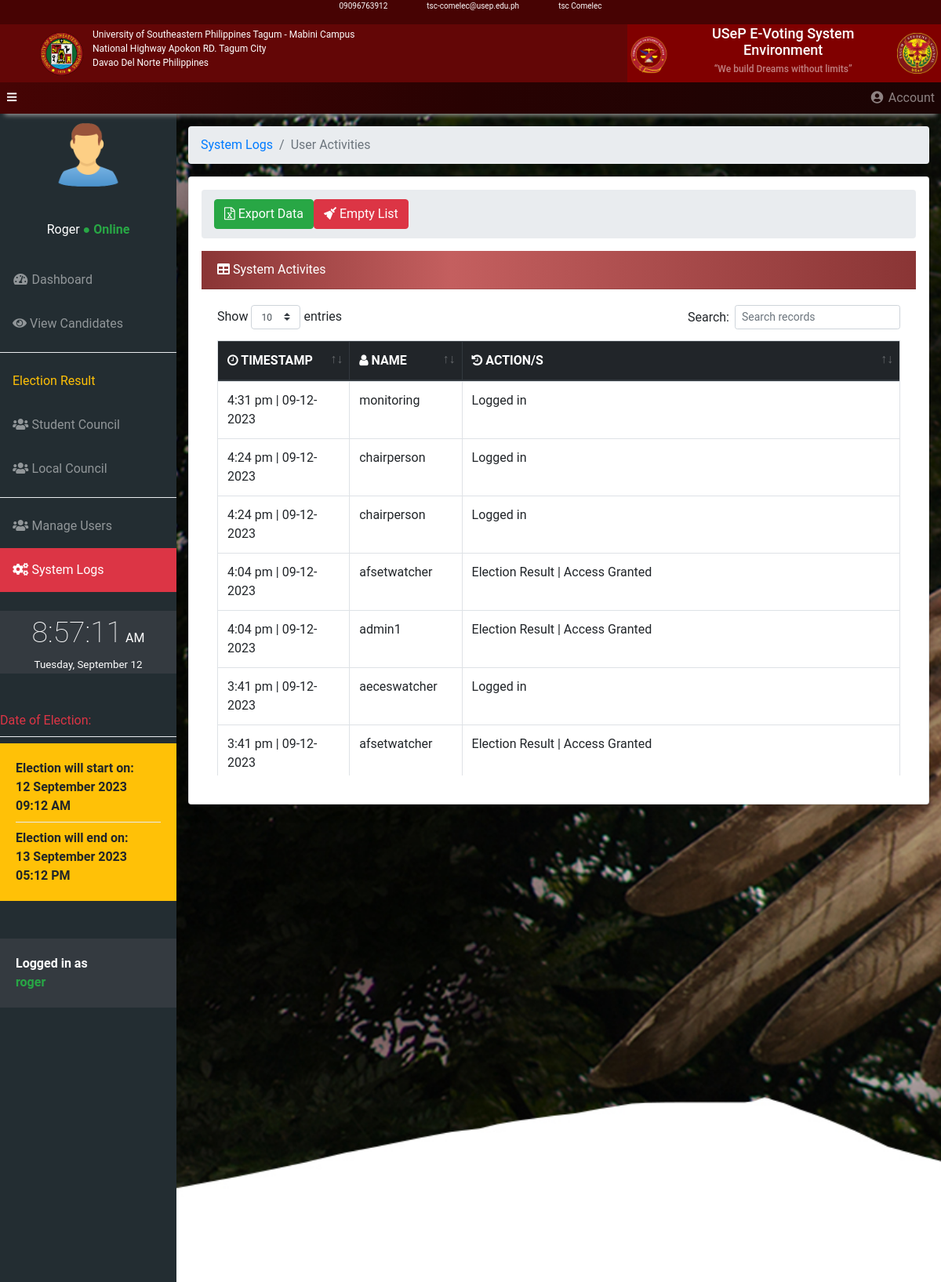
The app's page /central-admin/central_admin_system_logs.php (signed in) with its own data.
### tables this page shows
CREATE TABLE IF NOT EXISTS `tbelectiondate` (
  `id` int UNSIGNED NOT NULL AUTO_INCREMENT,
  `start_date` varchar(50) NOT NULL,
  `end_date` varchar(50) NOT NULL,
  `start_time` varchar(50) NOT NULL,
  `end_time` varchar(50) NOT NULL,
  PRIMARY KEY (`id`)
);

CREATE TABLE IF NOT EXISTS `tb_admin_action_logs` (
  `admin_log_id` int UNSIGNED NOT NULL AUTO_INCREMENT,
  `admin_id` int NOT NULL,
  `action` varchar(150) NOT NULL,
  `log_action_date` datetime NOT NULL,
  PRIMARY KEY (`admin_log_id`),
  KEY `admin_log_FK` (`admin_id`)
);

### src/includes/central_admin_system_logs_add.php (called while the page is built, shortened)
<?php
  $conn = new mysqli(DB_HOST,DB_USER,DB_PASS,DB_NAME);
  $query  = "SELECT * FROM tbelectiondate";
  $dates = array();
  $result = mysqli_query($conn,$query);
  while ($row = mysqli_fetch_assoc($result)) {
    $dates[] = $row;
  }
?>
<?php
  $conn = new mysqli(DB_HOST,DB_USER,DB_PASS,DB_NAME);
  $query  = "SELECT *,tbadmin.username FROM tb_admin_action_logs
INNER JOIN tbadmin on tb_admin_action_logs.admin_id
WHERE tb_admin_action_logs.admin_id = tbadmin.admin_id
ORDER BY log_action_date DESC";
  $logs = array();
  $result = mysqli_query($conn,$query);
  while ($row = mysqli_fetch_assoc($result)) {
    $logs[] = $row;
  }
?>

### src/central-admin/central_admin_system_logs.php (the view, shortened to what this page needs)
<?php
include '../includes/central_admin_system_logs_add.php';
?>
<!DOCTYPE html>
<html lang="en">
  <head>
    <link href="../vendor/bootstrap/css/bootstrap.min.css" rel="stylesheet">
    <link href="../vendor/fontawesome-free/css/all.min.css" rel="stylesheet" type="text/css">
    <link href="../vendor/datatables/dataTables.bootstrap4.css" rel="stylesheet">
    <link href="../css/sb-admin.css" rel="stylesheet">
    <link href="https://cdnjs.cloudflare.com/ajax/libs/font-awesome/4.3.0/css/font-awesome.css" rel="stylesheet"  type='text/css'>
    <link rel="stylesheet" href="../css/toastr.css">
    <link rel="stylesheet" href="../css/time.css">
      <link rel="stylesheet" href="../headerStyle.css">
  </head>
  <body id="page-top" onload = "fetchTime()">
  <div class="header container-fluid d-flex justify-content-center">
      <div class="d-flex text-white">
          <p>09096763912</p>
          <p class="center-Text">tsc-comelec@usep.edu.ph</p>
          <p>tsc Comelec</p>
      </div>
  </div>
  <div class="main-header container-fluid">
      <div class="row header-main">
          <div class="col-md-8 px-5  text-white d-flex align-content-center align-items-center ">
              <img class="img_logo img-fluid d-none d-md-block" id="logo" src="../img/usep_logo.png" alt="">
              <p class="pt-1 d-none d-md-block">University of Southeastern Philippines Tagum - Mabini Campus <br> National Highway Apokon RD. Tagum City <br>Davao Del Norte Philippines</p>
          </div>
          <div class="col-md-4 p-0 text-white d-flex justify-content-center align-items-center text-center" style="background-color: maroon;">
              <img id="logo" class="img_logo p-1 img-fluid" src="../img/comelec_logo.png" alt="">
              <p class="h1" style="font-size: 18px;margin-right: 10px;">USeP E-Voting System Environment  <br><q class="h6 text-white-50" style="font-size: 12px;">We build Dreams without limits</q></p>
              <img class="img_logo p-1" src="../img/tsc_logo.png" alt="">
          </div>
      </div>
  </div>
  <nav class="navbar navbar-expand navbar-dark static-top p-0" style="background: rgb(138,53,53);
  background: linear-gradient(90deg, rgb(70,4,4) 0%, rgb(40,2,2) 50%, rgb(26,4,4) 100%);
  -webkit-box-shadow: 0 8px 6px -6px #999;
  -moz-box-shadow: 0 8px 6px -6px #999;
  box-shadow: 0 8px 6px -6px #999;">
      <button class="btn btn-link btn-sm text-white order-1 order-sm-0" id="sidebarToggle" href="#">
          <i class="fas fa-bars"></i>
      </button>
      <ul class="navbar-nav ml-auto ml-md-12">
        <li class="nav-item dropdown no-arrow">
          <a class="nav-link dropdown-toggle" href="#" id="userDropdown" role="button" data-toggle="dropdown" aria-haspopup="true" aria-expanded="false">
            <i class="fas fa-user-circle fa-fw"></i> Account
          </a>
        </li>
      </ul>
    </nav>
    <div id="wrapper" style=" background:url('../img/usep_bkg.jpg'); background-repeat: no-repeat; background-size: cover">
      <ul class="sidebar navbar-nav">
      <li class="text-center">
            <img width="50%" src="../img/admin.png" alt=""><br><br>
            <span class="text-white "><?php if(isset($_SESSION['loggedName'])) echo ($_SESSION['loggedName']) ?></span> <span class="text-success font-weight-bold">● Online</span>
          </li><br>
        <li class="nav-item">
          <a class="nav-link" href="../central-admin/central_home.php">
            <i class="fas fa-fw fa-tachometer-alt"></i>
            <span>Dashboard</span>
          </a>
        </li>
        <li class="nav-item">
          <a class="nav-link" href="../central-admin/central_view_candidates.php">
            <i class="fas fa-eye"></i>
            <span>View Candidates</span></a>
        </li>
        <div class="dropdown-divider"></div>
        <li class="nav-item">
          <a class="nav-link" href="#">
            <span class="text-warning">Election Result</span></a>
          <li class="nav-item">
          <a class="nav-link" href="../central-admin/student_council_result.php">
            <i class="fas fa-fw fa-users"></i>
            <span>Student Council</span></a>
          </li>
          <li class="nav-item">
          <a class="nav-link" href="../central-admin/local_council_result.php">
            <i class="fas fa-fw fa-users"></i>
            <span>Local Council</span></a>
          </li>
            <div class="dropdown-divider"></div>
        <li class="nav-item">
          <a class="nav-link" href="../central-admin/manage_users.php">
            <i class="fas fa-fw fa-users"></i>
            <span>Manage Users</span></a>
        </li>
        <li class="nav-item active bg-danger">
          <a class="nav-link" href="../central-admin/central_admin_system_logs.php">
            <i class="fas fa-fw fa-cogs"></i>
            <span>System Logs</span></a>
        </li>
        <br>
        <div class="nav-item">
          <div class="time bg-dark">
          <span class="hms"></span>
          <span class="ampm"></span>
          <br>
          <span class="date"></span>
      </div>
        </div>
        <br><br>
        <li class="nav-item">
        <?php foreach($dates as $date) :  ?>
        <span class="text-danger font-weigh-bold">Date of Election: </span>
        <div class="dropdown-divider"></div>
          <div class="card-body bg-warning font-weight-bold">
            <span>Election will start on: <br> <?= $date['start_date']." ".$date['start_time'] ?> </span>
            <div class="dropdown-divider"></div>
            <span>Election will end on: <br> <?= $date['end_date']." ".$date['end_time']  ?></span>
          </div>
          <?php endforeach ?>
        </li>
        <br><br>
        <li>
          <footer>
          <div class="card-body bg-dark text-white font-weight-bold">Logged in as <br><span class="text-success"><?php if(isset($_SESSION['username'])) echo strtolower($_SESSION['username']) ?></span></div>
          </footer>
        </li>
      </ul>
      <div id="content-wrapper">
        <div class="container-fluid">
          <ol class="breadcrumb">
            <li class="breadcrumb-item">
              <a href="#">System Logs</a>
            </li>
            <li class="breadcrumb-item active">User Activities</li>
          </ol>
          <div class="card shadow p-3 bg-white rounded">
            <div class="breadcrumb"><form method="post"><button class="btn btn-success float-left" name="export"><i class="fa fa-file-excel-o" aria-hidden="true"></i>
            Export Data</button> </form>
            <button class="btn btn-danger float-left" data-toggle="modal" data-target="#clearModal"><i class="fas fa-broom aria-hidden="true"></i>
            Empty List</button>
            </div>
            <div class="card-header text-white" id="priv"><i class="fas fa-table"></i> System Activites</div>
            <div class="card-body">
            <div style="height: 600px; width: 100%;overflow-y: auto;">
            <table id="logs" class="table table-bordered">
            <thead class="thead-dark">
            <tr>
            <th><i class="fa fa-clock-o" aria-hidden="true"></i> TIMESTAMP</th>
            <th><i class="fa fa-user" aria-hidden="true"></i> NAME</th>
            <th><i class="fa fa-history" aria-hidden="true"></i> ACTION/S</th>
            </tr>
        </thead>
        <tbody>
        <?php foreach($logs as $log) :  ?>
            <tr>
            <td>
                <?= date('g:i a | m-d-Y', strtotime($log['log_action_date'])); ?>
            </td>
                <td><?= $log['username'] ?></td>
                <td><?= $log['action']; ?></td>
                </tr>
                <?php endforeach; ?>
            </tbody>
            </table>
            </div>
            </div>
          </div>
      </div>
    </div>
    <link href="https://unpkg.com/gijgo@1.9.13/css/gijgo.min.css" rel="stylesheet" type="text/css" />
</body>
</html>

### src/css/sb-admin.css (style rules this page uses)
html { position: relative; min-height: 100%; }
body { height: 100%; font-family: 'Roboto', sans-serif; }
#wrapper { display: -webkit-box; display: -ms-flexbox; display: flex; }
#wrapper #content-wrapper { overflow-x: hidden; width: 100%; padding-top: 1rem; padding-bottom: 80px; }
.navbar-nav .nav-item.active .nav-link { color: #fff; }
.navbar-nav .nav-item.dropdown .dropdown-toggle::after { width: 1rem; text-align: center; float: right; vertical-align: 0; border: 0; font-weight: 900; content: '\f105'; font-family: 'Font Awesome 5 Free', serif; }
.navbar-nav .nav-item.dropdown.no-arrow .dropdown-toggle::after { display: none; }
.navbar { background: rgb(138,53,53); background: linear-gradient(90deg, rgba(138,53,53,1) 0%, rgba(138,53,53,1) 35%, rgba(209,104,104,1) 100%); -webkit-box-shadow: 0 8px 6px -6px #999; -moz-box-shadow: 0 8px 6px -6px #999; box-shadow: 0 8px 6px -6px #999; padding: 10px; }
.sidebar { width: 90px !important; background: #232D32; min-height: calc(100vh - 56px); }
.sidebar .nav-item .nav-link { text-align: center; padding: 0.75rem 1rem; width: 90px; }
.sidebar .nav-item .nav-link span { font-size: 0.65rem; display: block; }
.sidebar .nav-item .nav-link { color: rgba(255, 255, 255, 0.5); }
@media (min-width: 768px) { .sidebar { width: 225px !important; } }
@media (min-width: 768px) { .sidebar .nav-item .nav-link { display: block; width: 100%; text-align: left; padding: 1rem; width: 225px; } }
@media (min-width: 768px) { .sidebar .nav-item .nav-link span { font-size: 1rem; display: inline; } }
:root { --input-padding-x: 0.75rem; --input-padding-y: 0.75rem; }

### src/css/time.css (style rules this page uses)
.time { color: #fff; text-align: center; }
.hms { font-size: 28pt; font-weight: 200; }
.ampm { font-size: 12pt; }
.date { font-size: 10pt; }

### src/headerStyle.css (style rules this page uses)
* { margin: 0; padding: 0; }
body { position: relative; }
.header { width: 100%; height: 2vh; background-color: rgb(71, 3, 3); position: relative; }
.header .center-Text { font-size: 10px; margin-right: 50px; margin-left: 50px; }
.header p { font-size: 10px; }
.main-header { width: 100%; position: relative; -webkit-box-shadow: 0 8px 6px -6px #999; -moz-box-shadow: 0 8px 6px -6px #999; box-shadow: 0 8px 6px -6px #999; }
.img_logo { width: 60px; height:60px; }
.main-header p { font-size: 12px; margin-left: 10px; }
.header-main { background-color: rgb(99, 6, 6); position: relative; }

### src/central-admin/central_admin_system_logs.php (style rules this page uses)
#priv { background: rgb(138,53,53); background: linear-gradient(90deg, rgba(138,53,53,1) 0%, rgba(196,95,95,1) 35%, rgba(138,53,53,1) 100%); }

### records on screen
tbelectiondate: start_date "12 September 2023", start_time "09:12 AM", end_date "13 September 2023", end_time "05:12 PM"
tb_admin_action_logs: log_action_date "4:31 pm | 09-12-2023", admin.username "monitoring", action "Logged in"
tb_admin_action_logs: log_action_date "4:24 pm | 09-12-2023", admin.username "chairperson", action "Logged in"
tb_admin_action_logs: log_action_date "4:24 pm | 09-12-2023", admin.username "chairperson", action "Logged in"
tb_admin_action_logs: log_action_date "4:04 pm | 09-12-2023", admin.username "afsetwatcher", action "Election Result | Access Granted"
tb_admin_action_logs: log_action_date "4:04 pm | 09-12-2023", admin.username "admin1", action "Election Result | Access Granted"
tb_admin_action_logs: log_action_date "3:41 pm | 09-12-2023", admin.username "aeceswatcher", action "Logged in"
tb_admin_action_logs: log_action_date "3:41 pm | 09-12-2023", admin.username "afsetwatcher", action "Election Result | Access Granted"

### other values on screen
$_SESSION['loggedName'] "Roger"
$_SESSION['username'] "roger"
